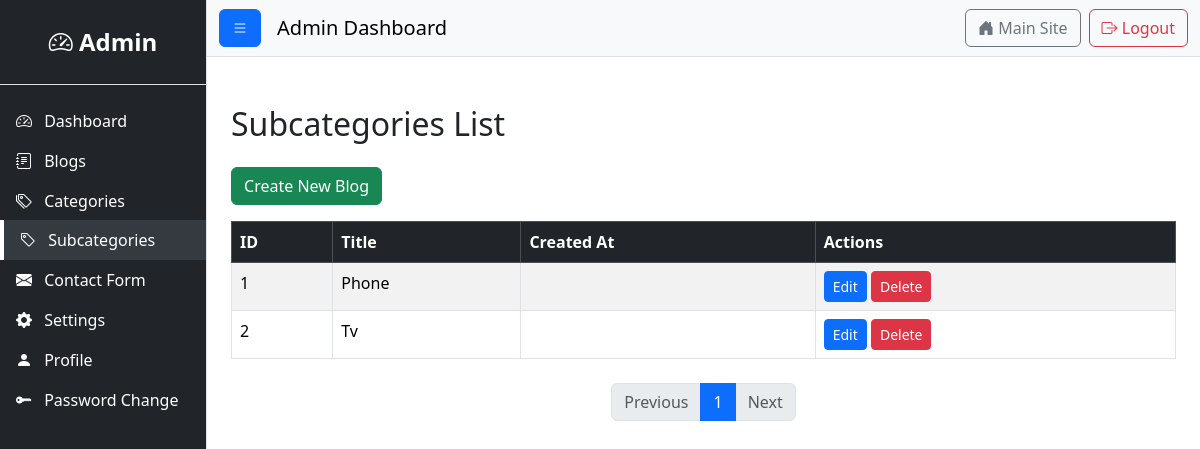
The page /user/subcategories (signed in) on the database its author committed.
### blog/models.py (models this page shows, shortened)
class SubCategory(models.Model):
    id = models.AutoField(primary_key=True)
    category = models.ForeignKey(
        Category,
        related_name='subcategories',
        on_delete=models.CASCADE
    )
    name = models.CharField(max_length=100)
    description = models.TextField(blank=True, null=True)
    slug = models.SlugField(unique=True, blank=True)
    class Meta:
        verbose_name = "SubCategory"
        verbose_name_plural = "SubCategories"

### user/views.py (the view)
# urls.py: path('subcategories', views.all_subcategories , name='all-subcategories'),
@login_required
def all_subcategories(request):
    subcategories = SubCategory.objects.all().order_by('name')
    paginator = Paginator(subcategories, 12)  # 12 blogs per page
    page_number = request.GET.get('page')
    page_obj = paginator.get_page(page_number)
    context ={
        'subcategories': page_obj,
        'page_obj': page_obj,
    }
    return render(request , 'user/subcategory_list.html' , context)

### home/context_processors.py (called while the page is built)
def websetting_processor(request):
    websetting = Websetting.objects.first()
    return {'websetting': websetting}

### user/templates/user/subcategory_list.html (shortened to what this page needs)
{% extends "base.html" %}
{% load static %}
{% block content %}
<div class="container mt-5">
    <h2 class="mb-4">Subcategories List</h2>
    <a href="{% url 'blog:subcategory-create' %}" class="btn btn-success mb-3">Create New Blog</a>
    <table class="table table-bordered table-striped">
        <thead class="table-dark">
            <tr>
                <th>ID</th>
                <th>Title</th>
                <th>Created At</th>
                <th>Actions</th>
            </tr>
        </thead>
        <tbody>
            {% for c in subcategories %}
            <tr>
                <td>{{ c.id }}</td>
                <td>{{ c.name }}</td>
                <td>{{ c.created_at|date:"Y-m-d H:i" }}</td>
                <td>
                    <a href="{% url 'blog:subcategories-edit' c.id %}" class="btn btn-primary btn-sm">Edit</a>
                    <form action="{% url 'blog:subcategories-delete' c.id %}" method="post" class="d-inline">
                        <button type="submit" class="btn btn-danger btn-sm" onclick="return confirm('Are you sure?');">Delete</button>
                    </form>
                </td>
            </tr>
            {% empty %}
            <tr>
                <td colspan="4" class="text-center">No subcategories found.</td>
            </tr>
            {% endfor %}
        </tbody>
    </table>
    {% if page_obj %}
    <nav aria-label="Page navigation">
      <ul class="pagination justify-content-center mt-4">
        {% if page_obj.has_previous %}
          <li class="page-item">
            <a class="page-link" href="?page={{ page_obj.previous_page_number }}">Previous</a>
          </li>
        {% else %}
          <li class="page-item disabled"><span class="page-link">Previous</span></li>
        {% endif %}
        {% for num in page_obj.paginator.page_range %}
          {% if page_obj.number == num %}
            <li class="page-item active"><span class="page-link">{{ num }}</span></li>
          {% elif num > page_obj.number|add:-3 and num < page_obj.number|add:3 %}
            <li class="page-item"><a class="page-link" href="?page={{ num }}">{{ num }}</a></li>
          {% endif %}
        {% endfor %}
        {% if page_obj.has_next %}
          <li class="page-item">
            <a class="page-link" href="?page={{ page_obj.next_page_number }}">Next</a>
          </li>
        {% else %}
          <li class="page-item disabled"><span class="page-link">Next</span></li>
        {% endif %}
      </ul>
    </nav>
    {% endif %}
</div>
{% endblock %}

### rows shown on the page
SubCategory: id "1", name "Phone"
SubCategory: id "2", name "Tv"

### other values the page prints
{{ num }} "1"
